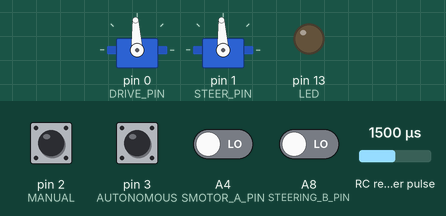
The sketch below on a simulated Teensy 4. On the bench: 2 × servo, output pins drawn as LEDs (lit = HIGH). Wiring (inferred from the names in the program): RC receiver channel: data A7. The inputs (shaded band) are chosen by the test bench; at power-on: pin 2 (MANUAL), pin 3 (AUTONOMOUS) HIGH, A4 (SMOTOR_A_PIN), A8 (STEERING_B_PIN) LOW, RC receiver pulse 1500 µs.

Above: at 1.2 s.
1.3 s: pin 2 (MANUAL) pulled LOW for 1 s
Timing chart, 0 to 4.3 s (numbered marks = the images above; inputs shaded):
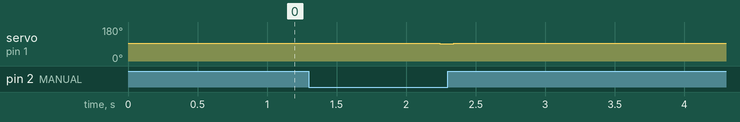

The sketch:

Go_Kart.ino
```cpp
#include <Servo.h>
#include <PID_v1.h>

// Pin definitions
#define SMOTOR_A_PIN A4 //green
#define SMOTOR_B_PIN A5 //white
#define SMOTOR_Z_PIN A6 //yellow
#define STEERING_A_PIN A7
#define STEERING_B_PIN A8
#define STEERING_Z_PIN A9
#define DRIVE_PIN 0
#define STEER_PIN 1
#define AUTONOMOUS 3
#define MANUAL 2
#define LED 13

// manual/auto toggle (UNUSED FOR NOW)
//bool manual = true;

// Servo objects
Servo Steer;
Servo Drive;

// Constants
const int PULSES_PER_REV = 2000;
const double DEGREES_PER_TICK = 360.0 / PULSES_PER_REV;

//Maximum steering speed and drive speed
const int MAX_LEFT = 1750;
const int NO_STEER = 1500;
const int MAX_RIGHT = 1250;
const int MIN_STEERING_POS = -250;
const int MAX_STEERING_POS = 250;
const int MAX_FORWARD = 1650;

// Encoder tick counts (centered at 0)
volatile long desired_steering_pos = 0;  // Steering wheel input
volatile long current_steering_pos = 0;  // Actual wheel position
int drive_percent = 0;

// PID control variables (based on raw tick values)
double PID_input = 0;
double PID_output = 0;
const double PID_setpoint = 0;

// steering logic variables
double goal_deg = 0;
double current_deg = 0;
double error_deg = 0;
int drive_command = 0;

// incoming autonomous command parsing
String inputString = "";
bool stringComplete = false;
int auto_steering = 0;
int auto_speed = 0;

// PID tuning parameters
double Kp = 4.0, Ki = 0.08, Kd = 1;
PID steerPID(&PID_input, &PID_output, &PID_setpoint, Kp, Ki, Kd, DIRECT);

// ISR state tracking
volatile int lastSteeringA = LOW;
volatile int lastSmotorA = LOW;

void setup() {
  Serial.begin(115200);
  inputString.reserve(200);

  Drive.attach(DRIVE_PIN);
  Steer.attach(STEER_PIN);

  pinMode(LED, OUTPUT);
  pinMode(STEERING_A_PIN, INPUT);
  pinMode(STEERING_B_PIN, INPUT);
  pinMode(STEERING_Z_PIN, INPUT);
  pinMode(SMOTOR_A_PIN, INPUT);
  pinMode(SMOTOR_B_PIN, INPUT);
  pinMode(SMOTOR_Z_PIN, INPUT);
  pinMode(AUTONOMOUS, INPUT_PULLUP); // anti glitchy input_pulldown
  pinMode(MANUAL, INPUT_PULLUP);


  // Interrupts for encoders
  attachInterrupt(digitalPinToInterrupt(STEERING_A_PIN), steeringEncoderISR, CHANGE);
  attachInterrupt(digitalPinToInterrupt(SMOTOR_A_PIN), smotorEncoderISR, CHANGE);

  steerPID.SetMode(AUTOMATIC);
  steerPID.SetOutputLimits(NO_STEER - MAX_LEFT, NO_STEER - MAX_RIGHT);

  // Blink LED to confirm setup
  // for (int i = 0; i < 10; i++) {
  //   digitalWrite(LED, HIGH);
  //   delay(100);
  //   digitalWrite(LED, LOW);
  //   delay(100);
  // }
}

void loop() {

  // only run if complete new command has come through
  if (stringComplete) {
      // Parse the complete line into an integer
      int combined = inputString.toInt(); // commands are of the form "steering""speed" such as -80040 (-80,40) or 20000 (20,0)

      // Extract steering and speed
      auto_steering = (int) combined / 1000;  // preserve negative sign
      auto_speed = (int) abs(combined % 1000);  // take absolute value to ensure positive speed

      // Clear for next command
      inputString = "";
      stringComplete = false;
    }

  // Determining where to read from and reading
  if (digitalRead(AUTONOMOUS) == 0) {

    goal_deg = auto_steering;
    drive_percent = auto_speed;
    //Serial.println("Auto");

  } else if (digitalRead(MANUAL) == 0) {
    goal_deg = -2.5 * desired_steering_pos * DEGREES_PER_TICK;
    //driving happens without passing through teensy in manual mode
    //Serial.println("Manual");
  } else {
    // if switch is in off position just dont do anything
    goal_deg = 0;
    drive_percent = 0;
    //Serial.println("Nothing");
  }

  // STEERING
  current_deg = current_steering_pos * DEGREES_PER_TICK;
  goal_deg = checkSteeringMax(goal_deg);
  error_deg = goal_deg - current_deg;
  PID_input = error_deg;
  steerPID.Compute();

  int steer_command = NO_STEER + PID_output;
  steer_command = constrain(steer_command, MAX_RIGHT, MAX_LEFT);
  Steer.writeMicroseconds(steer_command);

  // DRIVING
  drive_percent = constrain(drive_percent, 0, 100);
  drive_command = map(drive_percent, 0, 100, 1545, MAX_FORWARD);
  if (drive_percent == 0){
    drive_command = 1500;
  }
  Drive.writeMicroseconds(drive_command);

  // Debugging info
  // Serial.print("Desired: ");
  // Serial.print(goal_deg);
  // Serial.print("  Current: ");
  // Serial.print(current_deg);
  // Serial.print("  Error: ");
  // Serial.print(error_deg);
  // Serial.print("  PID Output: ");
  // Serial.print(PID_output);
  // Serial.print("  Steer Command: ");
  // Serial.print(steer_command);
  // Serial.print("  Drive Command: ");
  // Serial.print(drive_command);
  // Serial.print("  Drive %: ");
  // Serial.println(drive_percent);

  delay(10);
}

// ISR: Steering wheel encoder (manual input)
void steeringEncoderISR() {
  int A = digitalRead(STEERING_A_PIN);
  int B = digitalRead(STEERING_B_PIN);
  if (A != lastSteeringA) {
    desired_steering_pos += (A == B) ? 1 : -1;
  }
  //rotating the steering wheel past 2 full rotations keeps bringing it back
  if (desired_steering_pos > 4000) {
    desired_steering_pos -= 2000;
  }
  if (desired_steering_pos < -4000) {
    desired_steering_pos += 2000;
  }


  lastSteeringA = A;
}

// ISR: Steering motor encoder (feedback)
void smotorEncoderISR() {
  int A = digitalRead(SMOTOR_A_PIN);
  int B = digitalRead(SMOTOR_B_PIN);
  if (A != lastSmotorA) {
    current_steering_pos += (A == B) ? 1 : -1;
  }
  lastSmotorA = A;
}

// constantly checking for new commands - built in arduino function that gets called after every iteration of loop
void serialEvent() {
  while (Serial.available()) {
    char inChar = (char)Serial.read();
    if (inChar == '\n') {
      stringComplete = true;
    } else {
      inputString += inChar;
    }
  }
}

// making sure we dont oversteer and harm motor
double checkSteeringMax(double angle) {
  if (angle < MIN_STEERING_POS) {
    angle = MIN_STEERING_POS;
  }
  if (angle > MAX_STEERING_POS) {
    angle = MAX_STEERING_POS;
  }
  return angle;
}
```

Measured:
- after the input at 1.3 s, servo on pin 1 (STEER_PIN): 93° → 92° after 0.94 s, → 93° 0.10 s later
